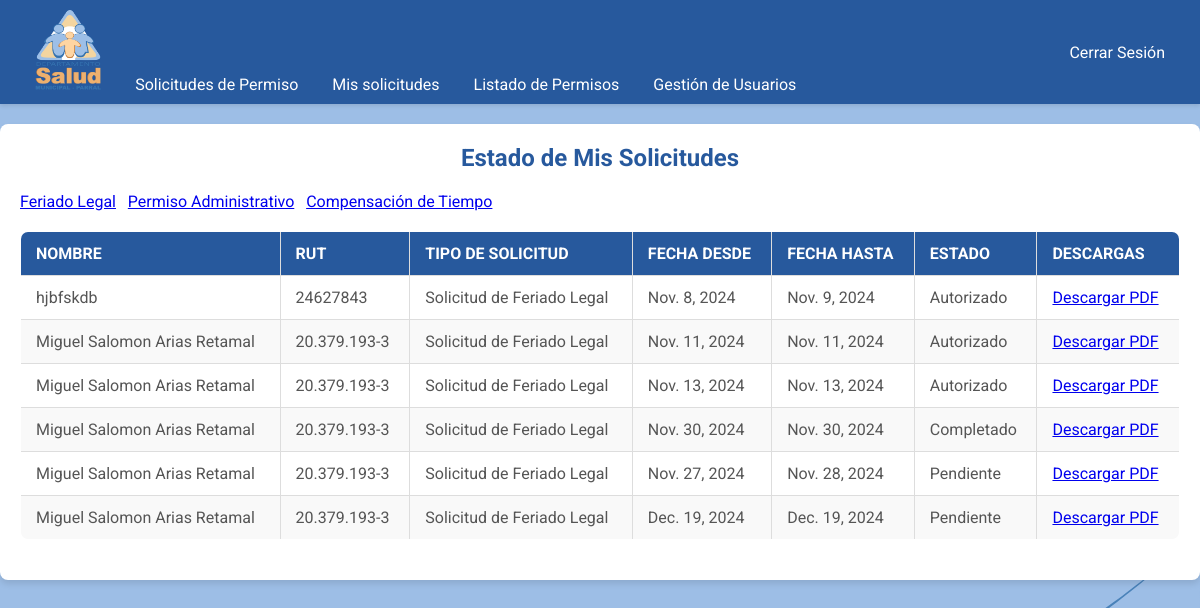
Screenshot of /mis-solicitudes/feriado/ (signed in) with the database file from the repository.
### permisos/models.py (models this page shows, shortened)
class PermissionRequest(models.Model):
    ESTADO_CHOICES = [
        ('pendiente', 'Pendiente'),
        ('autorizado', 'Autorizado'),
        ('no_autorizado', 'No Autorizado'),
        ('completado', 'Completado'),
    ]
    user = models.ForeignKey(User, on_delete=models.CASCADE, related_name="permission_requests")
    full_name = models.CharField("Nombre completo", max_length=100)
    rut = models.CharField("RUT", max_length=12)
    position = models.CharField("Cargo", max_length=50, choices=UserProfile.CARGO_CHOICES)
    establishment = models.CharField("Establecimiento", max_length=100, choices=UserProfile.DEPARTAMENTO_CHOICES)
    request_type = models.CharField("Tipo de Solicitud", max_length=20, choices=[
        ('FERIADO', 'Solicitud de Feriado Legal'),
        ('ADMINISTRATIVO', 'Permiso Administrativo'),
        ('COMPENSACION', 'Compensación de Tiempo'),
    ], default='FERIADO')
    number_of_days = models.PositiveIntegerField("Número de días", blank=True, null=True)
    date_from = models.DateField("Fecha desde")
    date_to = models.DateField("Fecha hasta")
    period = models.CharField("Periodo", max_length=50, blank=True, null=True)
    autorizado = models.BooleanField("Autorizado", default=False)
    anticipado = models.BooleanField("Anticipado", default=False)
    postergado = models.BooleanField("Postergado", default=False)
    additional_date_from = models.DateField("Fecha adicional desde", null=True, blank=True)
    additional_date_to = models.DateField("Fecha adicional hasta", null=True, blank=True)
    firma_funcionario = models.FileField("Firma del funcionario", upload_to='firmas/', null=True, blank=True)
    estado = models.CharField("Estado", max_length=13, choices=ESTADO_CHOICES, default='pendiente')  # Incrementado a 13 caracteres
    created_at = models.DateTimeField("Fecha de creación", auto_now_add=True)
    updated_at = models.DateTimeField("Última actualización", auto_now=True)

### permisos/views.py (the view)
# urls.py: path('mis-solicitudes/feriado/', views.user_permission_status, {'tipo': 'FERIADO'}, name='user_permission_status_feriado'),
@login_required
def user_permission_status(request, tipo=None):
    permissions = []
    if tipo == "FERIADO":
        permissions = PermissionRequest.objects.filter(user=request.user, request_type="FERIADO")
    elif tipo == "ADMINISTRATIVO":
        permissions = PermissionRequestAdmin.objects.filter(user=request.user).values(
            "id", "full_name", "rut", "date_from", "date_to", "estado"
        )
        for permission in permissions:
            permission["request_type"] = "ADMINISTRATIVO"
    elif tipo == "COMPENSACION":
        permissions = CompensationRequest.objects.filter(user=request.user).values(
            "id", "full_name", "rut", "date_from", "date_to", "estado"
        )
        for permission in permissions:
            permission["request_type"] = "COMPENSACION"
    else:
        permissions = PermissionRequest.objects.filter(user=request.user)
    return render(
        request,
        "user_permission_status.html",
        {"permissions": permissions, "tipo": tipo},
    )

### permisos/templates/user_permission_status.html (shortened to what this page needs)
{% extends "base.html" %}
{% block content %}
<div class="table-container">
    <h2>Estado de Mis Solicitudes</h2>
    <div class="request-type-nav">
        <a href="{% url 'user_permission_status_feriado' %}">Feriado Legal</a> |
        <a href="{% url 'user_permission_status_administrativo' %}">Permiso Administrativo</a> |
        <a href="{% url 'user_permission_status_compensacion' %}">Compensación de Tiempo</a>
    </div>
    <table>
        <thead>
            <tr>
                <th>Nombre</th>
                <th>RUT</th>
                <th>Tipo de Solicitud</th>
                <th>Fecha Desde</th>
                <th>Fecha Hasta</th>
                <th>Estado</th>
                <th>Descargas</th>
            </tr>
        </thead>
        <tbody>
            {% for permission in permissions %}
            <tr>
                <td>{{ permission.full_name }}</td>
                <td>{{ permission.rut }}</td>
                <td>
                    {% if permission.request_type %}
                        {% if permission.request_type == 'FERIADO' %}
                            Solicitud de Feriado Legal
                        {% elif permission.request_type == 'ADMINISTRATIVO' %}
                            Permiso Administrativo
                        {% elif permission.request_type == 'COMPENSACION' %}
                            Compensación de Tiempo
                        {% endif %}
                    {% else %}
                        Tipo Desconocido
                    {% endif %}
                </td>
                <td>{{ permission.date_from }}</td>
                <td>{{ permission.date_to }}</td>
                <td class="status-{{ permission.estado|lower }}">
                    {{ permission.estado|title }}
                </td>
                <td class="download-link">
                    {% if permission.request_type == 'FERIADO' %}
                        <a href="{% url 'generate_user_permission_pdf' permission.id %}">Descargar PDF</a>
                    {% elif permission.request_type == 'ADMINISTRATIVO' %}
                        <a href="{% url 'generate_admin_permission_pdf' permission.id %}">Descargar PDF</a>
                    {% elif permission.request_type == 'COMPENSACION' %}
                        <a href="{% url 'generate_compensation_request_pdf' permission.id %}">Descargar PDF</a>
                    {% else %}
                        No disponible
                    {% endif %}
                </td>
            </tr>
            {% empty %}
            <tr>
                <td colspan="7">No hay solicitudes registradas.</td>
            </tr>
            {% endfor %}
        </tbody>
    </table>
</div>
{% endblock %}

### permisos/static/css/main.css (style rules this page uses)
* { margin: 0; padding: 0; box-sizing: border-box; }
body { color: white; font-family: "Roboto", sans-serif; background-color: #9dbee6; background-size: cover; }

### permisos/static/css/forms.css (style rules this page uses)
h2 { text-align: center; margin-bottom: 20px; color: #27599d; }

### permisos/static/css/tables.css (style rules this page uses)
table { width: 100%; border-collapse: collapse; margin: 20px 0; font-size: 16px; text-align: left; background-color: white; border: 1px solid #ddd; border-radius: 8px; overflow: hidden; }
thead tr { background-color: #27599d; color: white; }
th, td { padding: 12px 15px; border: 1px solid #ddd; }
tbody tr:nth-child(even) { background-color: #f9f9f9; }
th { font-weight: bold; text-transform: uppercase; }
td { color: #555; }

### rows the page displays
PermissionRequest: full_name "hjbfskdb", rut "24627843", request_type "Solicitud de Feriado Legal", date_from "Nov. 8, 2024", date_to "Nov. 9, 2024", estado "Autorizado"
PermissionRequest: full_name "Miguel Salomon Arias Retamal", rut "20.379.193-3", request_type "Solicitud de Feriado Legal", date_from "Nov. 11, 2024", date_to "Nov. 11, 2024", estado "Autorizado"
PermissionRequest: full_name "Miguel Salomon Arias Retamal", rut "20.379.193-3", request_type "Solicitud de Feriado Legal", date_from "Nov. 13, 2024", date_to "Nov. 13, 2024", estado "Autorizado"
PermissionRequest: full_name "Miguel Salomon Arias Retamal", rut "20.379.193-3", request_type "Solicitud de Feriado Legal", date_from "Nov. 30, 2024", date_to "Nov. 30, 2024", estado "Completado"
PermissionRequest: full_name "Miguel Salomon Arias Retamal", rut "20.379.193-3", request_type "Solicitud de Feriado Legal", date_from "Nov. 27, 2024", date_to "Nov. 28, 2024", estado "Pendiente"
PermissionRequest: full_name "Miguel Salomon Arias Retamal", rut "20.379.193-3", request_type "Solicitud de Feriado Legal", date_from "Dec. 19, 2024", date_to "Dec. 19, 2024", estado "Pendiente"
